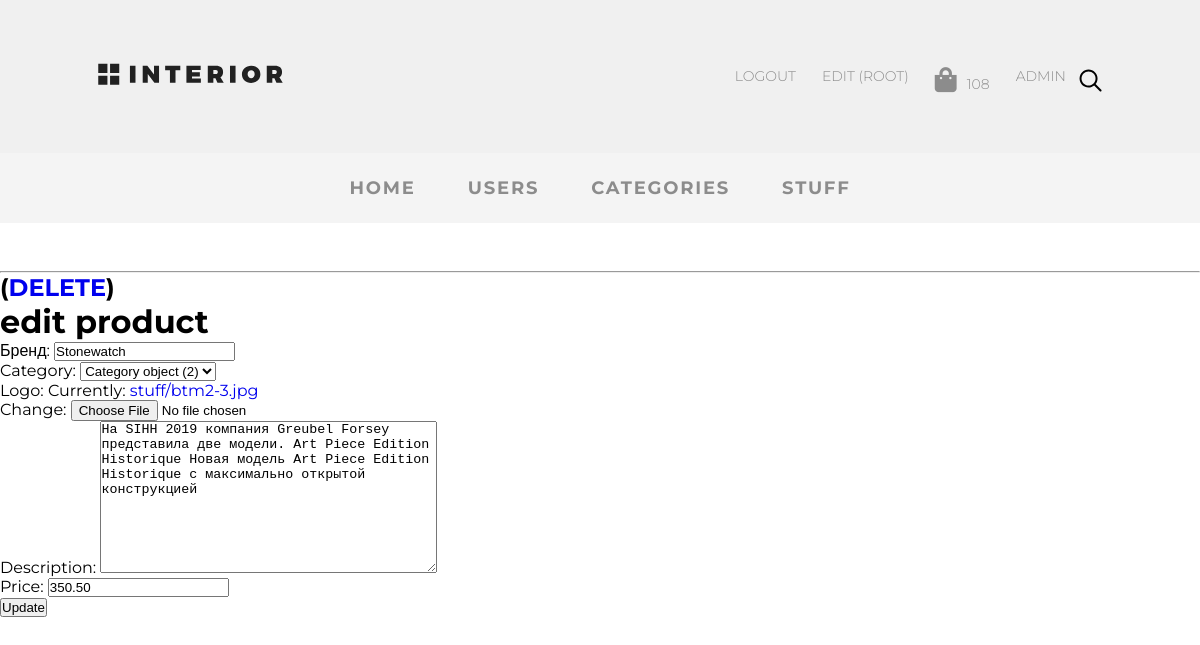
The app's page /adminapp/products/update/1 (signed in) with its own data.
### authapp/models.py (models this page shows, shortened)
class CustomUser(AbstractUser):
    age = models.PositiveIntegerField(verbose_name='возраст')
    ava = models.ImageField(upload_to='avatars', verbose_name='аватар',)
    email = models.EmailField(verbose_name='email', blank='True')
    activation_key = models.CharField(max_length=128, blank=True)
    activation_key_expired = models.DateTimeField(default=(now() + timedelta(hours=48)))

### basketapp/models.py (models this page shows, shortened)
class Basket(models.Model):
    _price: float
    _total_qty: int
    _total_price: float
    user = models.ForeignKey(settings.AUTH_USER_MODEL, on_delete=models.CASCADE, related_name='basket')
    product = models.ForeignKey(Stuff, on_delete=models.CASCADE)
    quantity = models.PositiveIntegerField(verbose_name='Quantity', default=0)
    add_datetime = models.DateTimeField(verbose_name='data', auto_now_add=True)
    @property
    def total_qty(self):
        items = Basket.objects.filter(user=self.user)
        total = sum([x.quantity for x in items])
        return total

### mainapp/models.py (models this page shows)
class Stuff(models.Model):
    name = models.CharField(verbose_name='Бренд', max_length=30)
    category = models.ForeignKey(Category, on_delete=models.CASCADE)
    img = models.ImageField(upload_to='stuff', verbose_name='logo')
    description = models.TextField(verbose_name='Description',blank=True)
    price = models.DecimalField(verbose_name='price',max_digits=10, decimal_places=2)

### adminapp/controllers/products.py (the view)
# urls.py: path('products/update/<int:pk>', StuffUpdateView.as_view(), name='products_update'),
class StuffUpdateView(UpdateView):
    model = Stuff
    template_name = 'adminapp/products/update.html'
    fields = '__all__'
    success_url = reverse_lazy('adminapp:products')
    def get_context_data(self, **kwargs):
        parent_context = super(StuffUpdateView, self).get_context_data(**kwargs)
        return parent_context

### mainapp/context_processors.py (called while the page is built)
def basket(request:HttpRequest):
    basket = []
    if request.user.is_authenticated:
        basket = Basket.objects.filter(user=request.user)
    return {
        'basket':basket
    }

### adminapp/templates/adminapp/products/update.html (shortened to what this page needs)
{% extends 'adminapp/base.html' %}
{% block content %}
<hr>
<h2>(<a href="{% url 'adminapp:products_delete' title.product.id %}">DELETE</a>)</h2>
<h1>edit product</h1>
<form action="{% url 'adminapp:products_update' title.id %}" method="post">
    {{form.as_p}}
    <p>
        <input type="submit" value="Update">
    </p>
</form>
{% endblock %}

### adminapp/templates/adminapp/menu.html (shortened to what this page needs)
{% load static %}
<ul class="menu">
<li class="menu-list">
<a href="{% url 'home' %}"
class="menu-link">
</a>
</li>
    {% if user.is_authenticated %}
    <li class="menu-list">
        <a href="{% url 'auth:logout' %}" class="menu-link">
            Logout
        </a>
    </li>
    <li class="menu-list">
        <a href="{% url 'auth:edit' %}" class="menu-link">
            Edit ({{user.username}})
        </a>
    </li>
    <li class="menu-list"><a href="{%url 'basket:index'%}" class="menu-link"><i class="fas fa-shopping-bag"></i>{{basket.0.total_qty}}</li></a>
    <li class="menu-list">
        <a href="{% url 'adminapp:products' %}" class="menu-link">
            ADMIN
        </a>
    </li>
    {% else %}
    <li class="menu-list"><a href="{% url 'auth:login' %}" class="menu-link">
        Login
    </a></li>
    {% endif %}
    <li class="menu-list search"><img src="{% static 'img/search.svg' %}" alt="search"></li>
                </ul>

### static/style.css (style rules this page uses)
* { margin: 0; padding: 0; }
body { font-family: 'Montserrat', sans-serif; }
a { text-decoration: none; }
.menu { display: flex; margin-top: 57px; margin-bottom: 50px; }
.menu-list { list-style-type: none; }
.menu-link { color: #8c8c8c; font-size: 14px; font-weight: 300; text-transform: uppercase; display: block; padding: 10px 13px; }
.search { display: flex; align-items: center; }
.fa-shopping-bag { font-size:25px; margin-right:10px; }

### records on screen
CustomUser: username "ROOT"
Basket: user+quantity "108"
Stuff: name "Stonewatch", category "Category object (2)", description "На SIHH 2019 компания Greubel Forsey представила две модели. Art Piece Edition Historique Новая модель Art Piece Edition Historique с максимально открытой конструкцией", price "350.50"
